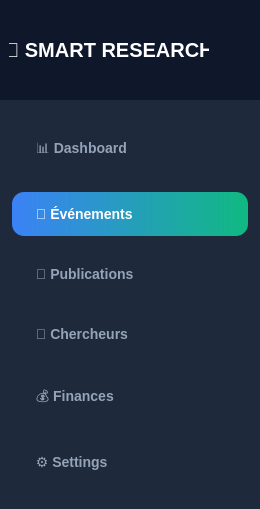
     <widget class="QFrame" name="sidebarFrame">
      <property name="minimumSize">
       <size>
        <width>260</width>
        <height>0</height>
       </size>
      </property>
      <property name="maximumSize">
       <size>
        <width>260</width>
        <height>16777215</height>
       </size>
      </property>
      <property name="styleSheet">
       <string notr="true">background-color: #1e293b;</string>
      </property>
      <property name="frameShape">
       <enum>QFrame::Shape::NoFrame</enum>
      </property>
      <layout class="QVBoxLayout" name="verticalLayoutSidebar">
       <property name="spacing">
        <number>0</number>
       </property>
       <property name="leftMargin">
        <number>0</number>
       </property>
       <property name="topMargin">
        <number>0</number>
       </property>
       <property name="rightMargin">
        <number>0</number>
       </property>
       <property name="bottomMargin">
        <number>0</number>
       </property>
       <item>
        <widget class="QFrame" name="logoFrame">
         <property name="minimumSize">
          <size>
           <width>0</width>
           <height>100</height>
          </size>
         </property>
         <property name="maximumSize">
          <size>
           <width>16777215</width>
           <height>100</height>
          </size>
         </property>
         <property name="styleSheet">
          <string notr="true">background-color: #0f172a;</string>
         </property>
         <property name="frameShape">
          <enum>QFrame::Shape::NoFrame</enum>
         </property>
         <layout class="QVBoxLayout" name="verticalLayoutLogo">
          <property name="spacing">
           <number>0</number>
          </property>
          <item>
           <widget class="QLabel" name="labelLogo">
            <property name="minimumSize">
             <size>
              <width>200</width>
              <height>60</height>
             </size>
            </property>
            <property name="maximumSize">
             <size>
              <width>200</width>
              <height>60</height>
             </size>
            </property>
            <property name="styleSheet">
             <string notr="true">color: white; font-size: 20px; font-weight: 700; background: transparent;</string>
            </property>
            <property name="text">
             <string>🔬 SMART RESEARCH</string>
            </property>
            <property name="alignment">
             <set>Qt::AlignmentFlag::AlignCenter</set>
            </property>
           </widget>
          </item>
         </layout>
        </widget>
       </item>
       <item>
        <layout class="QVBoxLayout" name="verticalLayoutNav">
         <property name="spacing">
          <number>8</number>
         </property>
         <property name="topMargin">
          <number>20</number>
         </property>
         <property name="bottomMargin">
          <number>20</number>
         </property>
         <item>
          <widget class="QPushButton" name="btn_dashboard">
           <property name="minimumSize">
            <size>
             <width>0</width>
             <height>50</height>
            </size>
           </property>
           <property name="cursor">
            <cursorShape>PointingHandCursor</cursorShape>
           </property>
           <property name="styleSheet">
            <string notr="true">QPushButton {
    background-color: transparent;
    color: #94a3b8;
    border: none;
    border-radius: 12px;
    padding: 14px 20px;
    font-size: 14px;
    font-weight: 500;
    text-align: left;
    margin: 4px 12px;
}
QPushButton:hover {
    background-color: #334155;
    color: #e2e8f0;
}
QPushButton:checked {
    background: qlineargradient(x1:0, y1:0, x2:1, y2:0, stop:0 #3b82f6, stop:1 #10b981);
    color: white;
    font-weight: 600;
}</string>
           </property>
           <property name="text">
            <string> 📊 Dashboard</string>
           </property>
           <property name="checkable">
            <bool>true</bool>
           </property>
           <property name="checked">
            <bool>false</bool>
           </property>
           <property name="autoExclusive">
            <bool>true</bool>
           </property>
          </widget>
         </item>
         <item>
          <widget class="QPushButton" name="btn_evenement">
           <property name="minimumSize">
            <size>
             <width>0</width>
             <height>50</height>
            </size>
           </property>
           <property name="cursor">
            <cursorShape>PointingHandCursor</cursorShape>
           </property>
           <property name="styleSheet">
            <string notr="true">QPushButton {
    background-color: transparent;
    color: #94a3b8;
    border: none;
    border-radius: 12px;
    padding: 14px 20px;
    font-size: 14px;
    font-weight: 500;
    text-align: left;
    margin: 4px 12px;
}
QPushButton:hover {
    background-color: #334155;
    color: #e2e8f0;
}
QPushButton:checked {
    background: qlineargradient(x1:0, y1:0, x2:1, y2:0, stop:0 #3b82f6, stop:1 #10b981);
    color: white;
    font-weight: 600;
}</string>
           </property>
           <property name="text">
            <string> 📅 Événements</string>
           </property>
           <property name="checkable">
            <bool>true</bool>
           </property>
           <property name="checked">
            <bool>true</bool>
           </property>
           <property name="autoExclusive">
            <bool>true</bool>
           </property>
          </widget>
         </item>
         <item>
          <widget class="QPushButton" name="btn_publication">
           <property name="minimumSize">
            <size>
             <width>0</width>
             <height>50</height>
            </size>
           </property>
           <property name="cursor">
            <cursorShape>PointingHandCursor</cursorShape>
           </property>
           <property name="styleSheet">
            <string notr="true">QPushButton {
    background-color: transparent;
    color: #94a3b8;
    border: none;
    border-radius: 12px;
    padding: 14px 20px;
    font-size: 14px;
    font-weight: 500;
    text-align: left;
    margin: 4px 12px;
}
QPushButton:hover {
    background-color: #334155;
    color: #e2e8f0;
}
QPushButton:checked {
    background: qlineargradient(x1:0, y1:0, x2:1, y2:0, stop:0 #3b82f6, stop:1 #10b981);
    color: white;
    font-weight: 600;
}</string>
           </property>
           <property name="text">
            <string> 📄 Publications</string>
           </property>
           <property name="checkable">
            <bool>true</bool>
           </property>
           <property name="checked">
            <bool>false</bool>
           </property>
           <property name="autoExclusive">
            <bool>true</bool>
           </property>
          </widget>
         </item>
         <item>
          <widget class="QPushButton" name="btn_chercheurs">
           <property name="minimumSize">
            <size>
             <width>0</width>
             <height>50</height>
            </size>
           </property>
           <property name="cursor">
            <cursorShape>PointingHandCursor</cursorShape>
           </property>
           <property name="styleSheet">
            <string notr="true">QPushButton {
    background-color: transparent;
    color: #94a3b8;
    border: none;
    border-radius: 12px;
    padding: 14px 20px;
    font-size: 14px;
    font-weight: 500;
    text-align: left;
    margin: 4px 12px;
}
QPushButton:hover {
    background-color: #334155;
    color: #e2e8f0;
}
QPushButton:checked {
    background: qlineargradient(x1:0, y1:0, x2:1, y2:0, stop:0 #3b82f6, stop:1 #10b981);
    color: white;
    font-weight: 600;
}</string>
           </property>
           <property name="text">
            <string> 👥 Chercheurs</string>
           </property>
           <property name="checkable">
            <bool>true</bool>
           </property>
           <property name="checked">
            <bool>false</bool>
           </property>
           <property name="autoExclusive">
            <bool>true</bool>
           </property>
          </widget>
         </item>
         <item>
          <widget class="QPushButton" name="btn_finances">
           <property name="minimumSize">
            <size>
             <width>0</width>
             <height>50</height>
            </size>
           </property>
           <property name="cursor">
            <cursorShape>PointingHandCursor</cursorShape>
           </property>
           <property name="styleSheet">
            <string notr="true">QPushButton {
    background-color: transparent;
    color: #94a3b8;
    border: none;
    border-radius: 12px;
    padding: 14px 20px;
    font-size: 14px;
    font-weight: 500;
    text-align: left;
    margin: 4px 12px;
}
QPushButton:hover {
    background-color: #334155;
    color: #e2e8f0;
}
QPushButton:checked {
    background: qlineargradient(x1:0, y1:0, x2:1, y2:0, stop:0 #3b82f6, stop:1 #10b981);
    color: white;
    font-weight: 600;
}</string>
           </property>
           <property name="text">
            <string> 💰 Finances</string>
           </property>
           <property name="checkable">
            <bool>true</bool>
           </property>
           <property name="checked">
            <bool>false</bool>
           </property>
           <property name="autoExclusive">
            <bool>true</bool>
           </property>
          </widget>
         </item>
         <item>
          <widget class="QPushButton" name="btn_settings">
           <property name="minimumSize">
            <size>
             <width>0</width>
             <height>50</height>
            </size>
           </property>
           <property name="cursor">
            <cursorShape>PointingHandCursor</cursorShape>
           </property>
           <property name="styleSheet">
            <string notr="true">QPushButton {
    background-color: transparent;
    color: #94a3b8;
    border: none;
    border-radius: 12px;
    padding: 14px 20px;
    font-size: 14px;
    font-weight: 500;
    text-align: left;
    margin: 4px 12px;
}
QPushButton:hover {
    background-color: #334155;
    color: #e2e8f0;
}
QPushButton:checked {
    background: qlineargradient(x1:0, y1:0, x2:1, y2:0, stop:0 #3b82f6, stop:1 #10b981);
    color: white;
    font-weight: 600;
}</string>
           </property>
           <property name="text">
            <string> ⚙️ Settings</string>
           </property>
           <property name="checkable">
            <bool>true</bool>
           </property>
           <property name="checked">
            <bool>false</bool>
           </property>
           <property name="autoExclusive">
            <bool>true</bool>
           </property>
          </widget>
         </item>
         <item>
          <spacer name="verticalSpacerSidebar">
           <property name="orientation">
            <enum>Qt::Orientation::Vertical</enum>
           </property>
           <property name="sizeHint" stdset="0">
            <size>
             <width>0</width>
             <height>0</height>
            </size>
           </property>
          </spacer>
         </item>
        </layout>
       </item>
      </layout>
     </widget>
